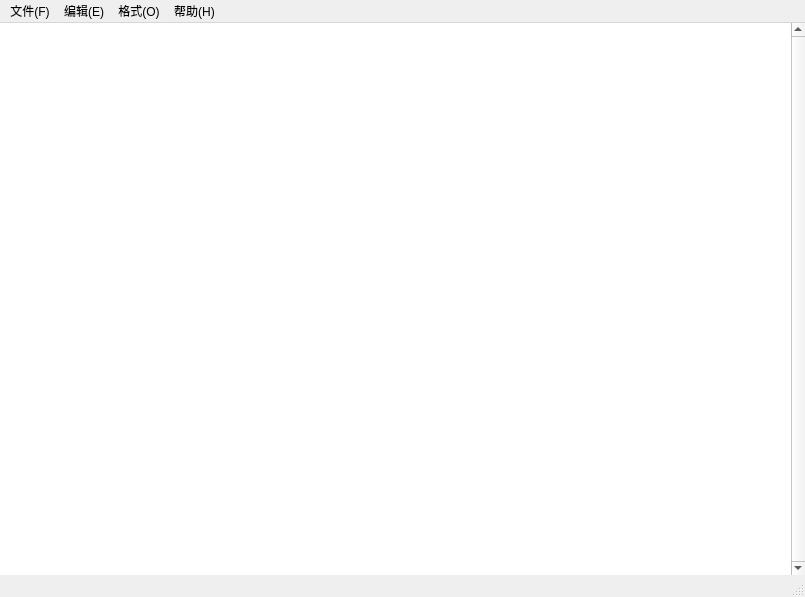
<?xml version="1.0" encoding="UTF-8"?>
<ui version="4.0">
 <class>MainWindow</class>
 <widget class="QMainWindow" name="MainWindow">
  <property name="geometry">
   <rect>
    <x>0</x>
    <y>0</y>
    <width>805</width>
    <height>597</height>
   </rect>
  </property>
  <property name="windowTitle">
   <string>无标题 - qnotepad</string>
  </property>
  <widget class="QWidget" name="editWidget">
	<layout class="QVBoxLayout" name="verticalLayout">
    <property name="spacing">
     <number>0</number>
    </property>
    <property name="leftMargin">
     <number>0</number>
    </property>
    <property name="topMargin">
     <number>0</number>
    </property>
    <property name="rightMargin">
     <number>0</number>
    </property>
    <property name="bottomMargin">
     <number>0</number>
    </property>
	<item>
   <widget class="QPlainTextEdit" name="plainTextEdit">
    <property name="contextMenuPolicy">
       <enum>Qt::CustomContextMenu</enum>
      </property>
      <property name="styleSheet">
       <string notr="true">QPlainTextEdit
{
	border: none;
}</string>
      </property>
      <property name="verticalScrollBarPolicy">
       <enum>Qt::ScrollBarAlwaysOn</enum>
      </property>
   </widget>
   </item>
	</layout>
  </widget>
  <widget class="QMenuBar" name="menubar">
   <property name="geometry">
    <rect>
     <x>0</x>
     <y>0</y>
     <width>805</width>
     <height>26</height>
    </rect>
   </property>
   <widget class="QMenu" name="menuFile">
    <property name="title">
     <string>文件(F)</string>
    </property>
    <addaction name="actionNew"/>
    <addaction name="actionOpen"/>
    <addaction name="actionSave"/>
    <addaction name="actionSaveAs"/>
    <addaction name="actionPrint"/>
    <addaction name="actionExit"/>
   </widget>
   <widget class="QMenu" name="menuEdit">
    <property name="title">
     <string>编辑(E)</string>
    </property>
    <addaction name="actionUndo"/>
    <addaction name="separator"/>
    <addaction name="actionCut"/>
    <addaction name="actionCopy"/>
    <addaction name="actionPaste"/>
    <addaction name="actionDelete"/>
    <addaction name="separator"/>
    <addaction name="actionFind"/>
    <addaction name="actionFindPrev"/>
    <addaction name="actionFindNext"/>
    <addaction name="actionReplace"/>
   </widget>
   <widget class="QMenu" name="menuFormat">
    <property name="title">
     <string>格式(O)</string>
    </property>
    <addaction name="actionFont"/>
   </widget>
   <widget class="QMenu" name="menuHelp">
    <property name="title">
     <string>帮助(H)</string>
    </property>
    <addaction name="actionHelp"/>
    <addaction name="actionAbout"/>
   </widget>
   <addaction name="menuFile"/>
   <addaction name="menuEdit"/>
   <addaction name="menuFormat"/>
   <addaction name="menuHelp"/>
  </widget>
  <widget class="QStatusBar" name="statusBar"/>
  <action name="actionNew">
   <property name="text">
    <string>新建(N)</string>
   </property>
   <property name="shortcut">
    <string>Ctrl+N</string>
   </property>
  </action>
  <action name="actionOpen">
   <property name="text">
    <string>打开(O)...</string>
   </property>
   <property name="toolTip">
    <string>打开</string>
   </property>
   <property name="shortcut">
    <string>Ctrl+O</string>
   </property>
  </action>
  <action name="actionSave">
   <property name="text">
    <string>保存(S)</string>
   </property>
   <property name="shortcut">
    <string>Ctrl+S</string>
   </property>
  </action>
  <action name="actionSaveAs">
   <property name="text">
    <string>另存为(A)...</string>
   </property>
   <property name="toolTip">
    <string>另存为</string>
   </property>
   <property name="shortcut">
    <string>Ctrl+Shift+S</string>
   </property>
  </action>
  <action name="actionPrint">
   <property name="text">
    <string>打印(P)...</string>
   </property>
   <property name="toolTip">
    <string>打印</string>
   </property>
   <property name="shortcut">
    <string>Ctrl+P</string>
   </property>
  </action>
  <action name="actionExit">
   <property name="text">
    <string>退出(X)</string>
   </property>
   <property name="toolTip">
    <string>退出</string>
   </property>
  </action>
  <action name="actionUndo">
   <property name="text">
    <string>撤销(U)</string>
   </property>
   <property name="toolTip">
    <string>撤销</string>
   </property>
   <property name="shortcut">
    <string>Ctrl+Z</string>
   </property>
  </action>
  <action name="actionCut">
   <property name="text">
    <string>剪切(T)</string>
   </property>
   <property name="toolTip">
    <string>剪切</string>
   </property>
   <property name="shortcut">
    <string>Ctrl+X</string>
   </property>
  </action>
  <action name="actionCopy">
   <property name="text">
    <string>复制(C)</string>
   </property>
   <property name="toolTip">
    <string>复制</string>
   </property>
   <property name="shortcut">
    <string>Ctrl+C</string>
   </property>
  </action>
  <action name="actionPaste">
   <property name="text">
    <string>粘贴(P)</string>
   </property>
   <property name="toolTip">
    <string>粘贴</string>
   </property>
   <property name="shortcut">
    <string>Ctrl+V</string>
   </property>
  </action>
  <action name="actionDelete">
   <property name="text">
    <string>删除(L)</string>
   </property>
   <property name="toolTip">
    <string>删除</string>
   </property>
   <property name="shortcut">
    <string>Del</string>
   </property>
  </action>
  <action name="actionFind">
   <property name="text">
    <string>查找(F)</string>
   </property>
   <property name="toolTip">
    <string>查找</string>
   </property>
   <property name="shortcut">
    <string>Ctrl+F</string>
   </property>
  </action>
  <action name="actionFindPrev">
   <property name="text">
    <string>查找上一个(V)</string>
   </property>
   <property name="toolTip">
    <string>查找上一个</string>
   </property>
   <property name="shortcut">
    <string>Shift+F3</string>
   </property>
  </action>
  <action name="actionFindNext">
   <property name="text">
    <string>查找下一个(N)</string>
   </property>
   <property name="toolTip">
    <string>查找下一个</string>
   </property>
   <property name="shortcut">
    <string>F3</string>
   </property>
  </action>
  <action name="actionReplace">
   <property name="text">
    <string>替换(R)...</string>
   </property>
   <property name="toolTip">
    <string>替换</string>
   </property>
   <property name="shortcut">
    <string>Ctrl+H</string>
   </property>
  </action>
  <action name="actionAbout">
   <property name="text">
    <string>关于(A)</string>
   </property>
   <property name="toolTip">
    <string>关于</string>
   </property>
  </action>
  <action name="actionFont">
   <property name="text">
    <string>字体(F)...</string>
   </property>
   <property name="toolTip">
    <string>字体</string>
   </property>
  </action>
  <action name="actionHelp">
   <property name="text">
    <string>查看帮助(H)</string>
   </property>
   <property name="toolTip">
    <string>帮助</string>
   </property>
  </action>
 </widget>
 <resources/>
 <connections/>
</ui>
